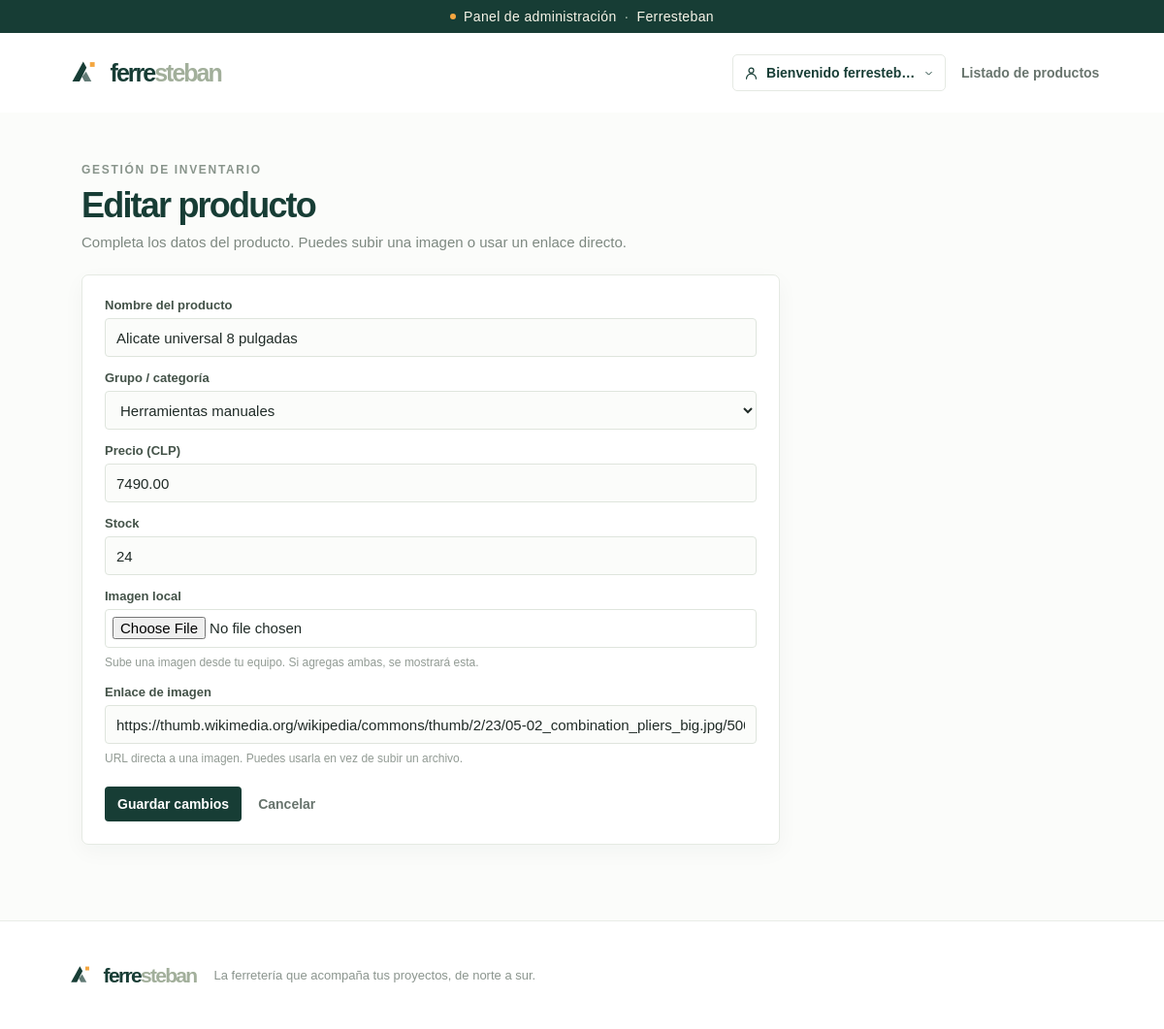
The app's page /productos/panel-administrador/productos/2/editar/ (signed in), older data.
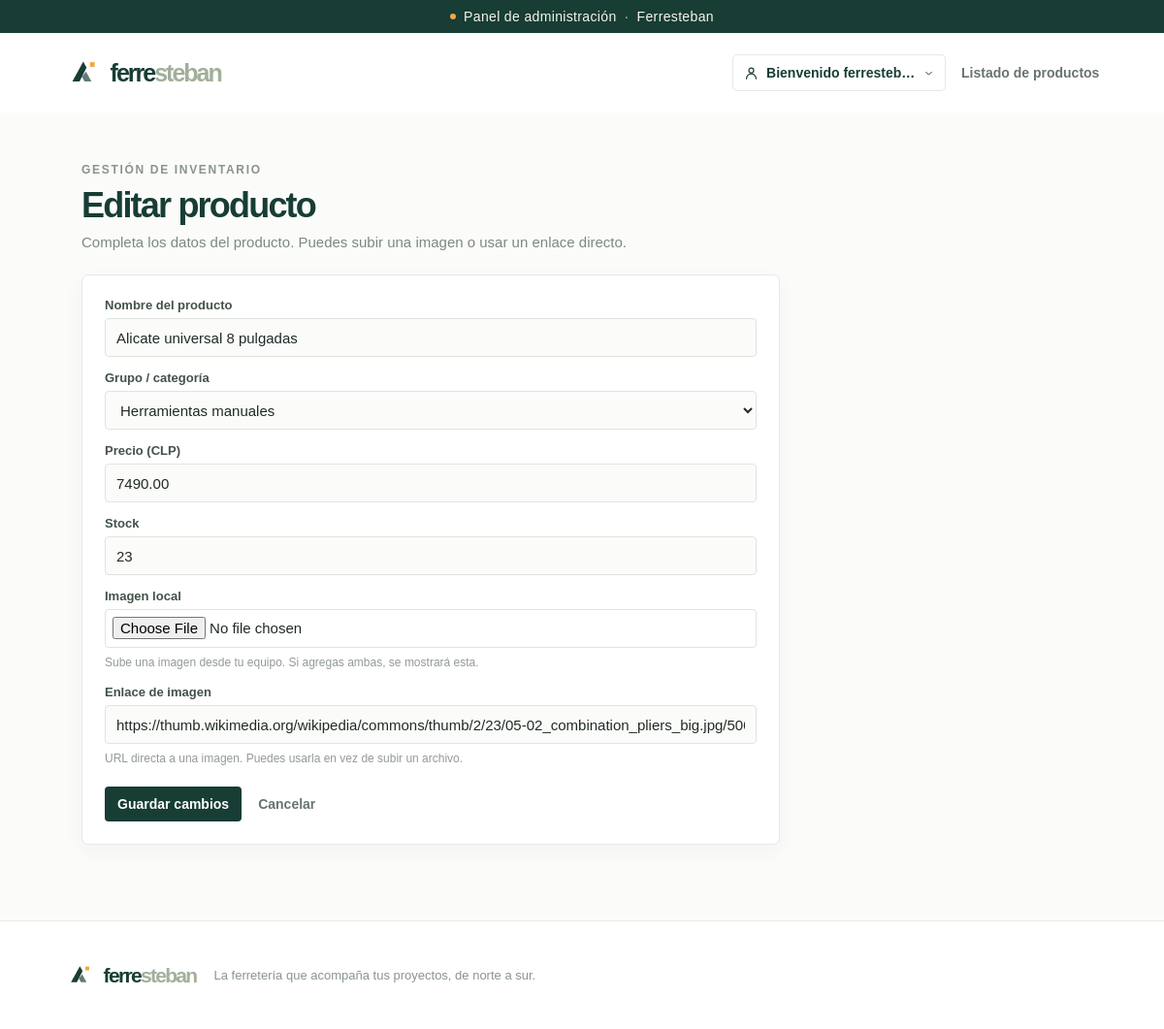
The same page, newer data.
### productos/models.py (models this page shows, shortened)
class Producto(models.Model):
    nombre = models.CharField(max_length=255)
    categoria = models.ForeignKey(Categoria, on_delete=models.CASCADE)
    precio = models.DecimalField(max_digits=10, decimal_places=2)
    stock = models.IntegerField()
    imagen_archivo = models.ImageField(
        upload_to='productos/',
        blank=True,
        verbose_name='Imagen local',
        help_text='Sube una imagen desde tu equipo. Si agregas ambas, se mostrará esta.',
    )
    imagen_url = models.URLField(
        max_length=2048,
        blank=True,
        verbose_name='Enlace de imagen',
        help_text='URL directa a una imagen. Puedes usarla en vez de subir un archivo.',
    )
    imagen_fuente_url = models.URLField(
        max_length=2048,
        blank=True,
        verbose_name='Fuente de la imagen',
        help_text='Página de origen de la imagen (opcional).',
    )
    imagen_credito = models.TextField(
        blank=True,
        verbose_name='Crédito de la imagen',
        help_text='Autor y licencia de la imagen, cuando corresponda.',
    )
    creado_en = models.DateTimeField(default=timezone.now)

### productos/views.py (the view)
# urls.py: path('panel-administrador/productos/<int:product_id>/editar/', views.admin_product_edit, name='admin_product_edit'),
@_staff_required
@require_http_methods(['GET', 'POST'])
def admin_product_edit(request, product_id):
    product = get_object_or_404(Producto, pk=product_id)
    form_data = request.POST if request.method == 'POST' else None
    form = ProductoAdminForm(
        form_data,
        request.FILES or None,
        instance=product,
    )
    if request.method == 'POST' and form.is_valid():
        form.save()
        messages.success(request, 'Producto modificado correctamente')
        return redirect('admin_product_list')
    return render(request, 'productos/admin_product_form.html', {
        'form': form,
        'title': 'Editar producto',
        'submit_label': 'Guardar cambios',
        'product': product,
    })

### productos/forms.py (shortened to what this page needs)
class ProductoAdminForm(forms.ModelForm):
    class Meta:
        model = Producto
        fields = (
            'nombre',
            'categoria',
            'precio',
            'stock',
            'imagen_archivo',
            'imagen_url',
        )
        labels = {
            'nombre': 'Nombre del producto',
            'categoria': 'Grupo / categoría',
            'precio': 'Precio (CLP)',
            'stock': 'Stock',
            'imagen_archivo': 'Imagen local',
            'imagen_url': 'Enlace de imagen',
        }

### productos/models.py (called while the page is built)
    def __str__(self):
        return self.nombre

### productos/views.py (called while the page is built)
def _staff_required(view_func):
    return login_required(login_url='account')(
        user_passes_test(
            lambda user: user.is_staff,
            login_url='index',
        )(view_func)
    )

### productos/templates/productos/admin_product_form.html (shortened to what this page needs)
{% load static %}
<!DOCTYPE html>
<html lang="es">
<head>
  <link rel="stylesheet" href="{% static 'productos/catalogo.css' %}">
</head>
<body>
  <div class="announcement"><span class="announcement__spark" aria-hidden="true"></span> Panel de administración <span class="announcement__separator">·</span> Ferresteban</div>
  <header class="site-header account-header">
    <a class="brand" href="{% url 'index' %}" aria-label="Ferresteban, inicio">
      <span class="brand__mark" aria-hidden="true">
        <svg viewBox="0 0 40 40" fill="none"><path d="M8 29.5 19.8 8l3.6 6.6L15.8 29.5H8Z" fill="currentColor"/><path d="m22.8 18.6 5.9 10.9h-7.5l-2.7-5 4.3-5.9Z" fill="currentColor" opacity=".68"/><path d="M27.1 8.5h5.1v5.1h-5.1z" fill="#F4A640"/></svg>
      </span>
      <span class="brand__name">ferre<span>steban</span></span>
    </a>
    <div class="header-actions">
      {% include "productos/_account_menu.html" %}
      <a class="account-header__back" href="{% url 'admin_product_list' %}">Listado de productos</a>
    </div>
  </header>
  <main class="admin-page">
    <div class="admin-page__intro">
      <p class="eyebrow eyebrow--muted">GESTIÓN DE INVENTARIO</p>
      <h1>{{ title }}</h1>
      <p>Completa los datos del producto. Puedes subir una imagen o usar un enlace directo.</p>
    </div>
    <section class="account-card admin-form-card">
      <form method="post" enctype="multipart/form-data">
        {% include "productos/_account_form_fields.html" with form=form %}
        <div class="account-form__actions">
          <button class="button button--primary" type="submit">{{ submit_label }}</button>
          <a class="account-form__cancel" href="{% url 'admin_product_list' %}">Cancelar</a>
        </div>
      </form>
    </section>
  </main>
  <footer class="site-footer">
    <a class="brand brand--footer" href="{% url 'index' %}" aria-label="Ferresteban, inicio">
      <span class="brand__mark" aria-hidden="true"><svg viewBox="0 0 40 40" fill="none"><path d="M8 29.5 19.8 8l3.6 6.6L15.8 29.5H8Z" fill="currentColor"/><path d="m22.8 18.6 5.9 10.9h-7.5l-2.7-5 4.3-5.9Z" fill="currentColor" opacity=".68"/><path d="M27.1 8.5h5.1v5.1h-5.1z" fill="#F4A640"/></svg></span>
      <span class="brand__name">ferre<span>steban</span></span>
    </a>
    <p>La ferretería que acompaña tus proyectos, de norte a sur.</p>
  </footer>
</body>
</html>

### productos/templates/productos/_account_form_fields.html (shortened to what this page needs)
{% for field in form %}
<div class="account-field">
  <label for="{{ field.id_for_label }}">{{ field.label }}</label>
  {{ field }}
  {% if field.help_text %}<div class="account-field__help">{{ field.help_text|safe }}</div>{% endif %}
</div>
{% endfor %}

Row changes from the older to the newer data that the page shows:
changed Producto "Alicate universal 8 pulgadas": stock "24" → "23"
